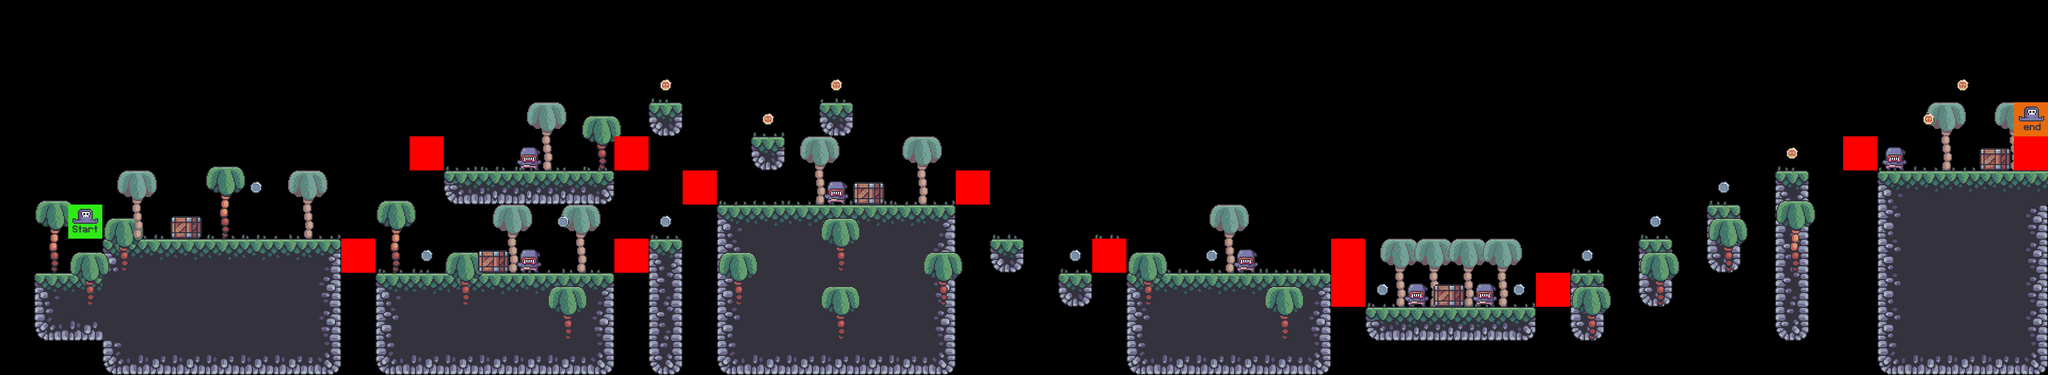

The image is a tile-based game level rendered from a .tmx file. Its description and source (layers, tilesets, objects; grid data summarised) follow:
An orthogonal 60x11 tile map with 64x64 px tiles, 9 tile layers (Terreno, Grama, fg_Palms, bg_Palms, ...), 7 tilesets.

<map version="1.5" tiledversion="1.7.2" orientation="orthogonal" renderorder="right-down" width="60" height="11" tilewidth="64" tileheight="64" infinite="0" nextlayerid="10" nextobjectid="1">
 <editorsettings>
  <export target="../0/level_0.csv" format="csv" />
 </editorsettings>
 <tileset firstgid="1" source="../tilesets/terrain_tiles.tsx" />
 <tileset firstgid="17" source="../tilesets/coin_tiles.tsx" />
 <tileset firstgid="19" source="../tilesets/grass_tiles.tsx" />
 <tileset firstgid="24" source="../tilesets/palms.tsx" />
 <tileset firstgid="27" source="../tilesets/crate.tsx" />
 <tileset firstgid="28" source="../tilesets/setup_tiles.tsx" />
 <tileset firstgid="30" source="../tilesets/enemy_tile.tsx" />
 <layer id="1" name="Terreno" width="60" height="11">
  <data>[660 cells, 167 non-empty, 16 distinct tile ids]</data>
 </layer>
 <layer id="3" name="Grama" width="60" height="11">
  <data>[660 cells, 53 non-empty, 5 distinct tile ids]</data>
 </layer>
 <layer id="4" name="fg_Palms" width="60" height="11">
  <data>[660 cells, 18 non-empty, 2 distinct tile ids]</data>
 </layer>
 <layer id="5" name="bg_Palms" width="60" height="11">
  <data>[660 cells, 14 non-empty, 1 distinct tile ids]</data>
 </layer>
 <layer id="6" name="Caixa" width="60" height="11">
  <data>[660 cells, 6 non-empty, 1 distinct tile ids]</data>
 </layer>
 <layer id="2" name="Moedas" width="60" height="11">
  <data>[660 cells, 18 non-empty, 2 distinct tile ids]</data>
 </layer>
 <layer id="8" name="Inimigos" width="60" height="11">
  <data>[660 cells, 7 non-empty, 1 distinct tile ids]</data>
 </layer>
 <layer id="9" name="Constraints" width="60" height="11">
  <data>[660 cells, 12 non-empty, 1 distinct tile ids]</data>
 </layer>
 <layer id="7" name="Player" width="60" height="11">
  <data>[660 cells, 2 non-empty, 2 distinct tile ids]</data>
 </layer>
</map>
